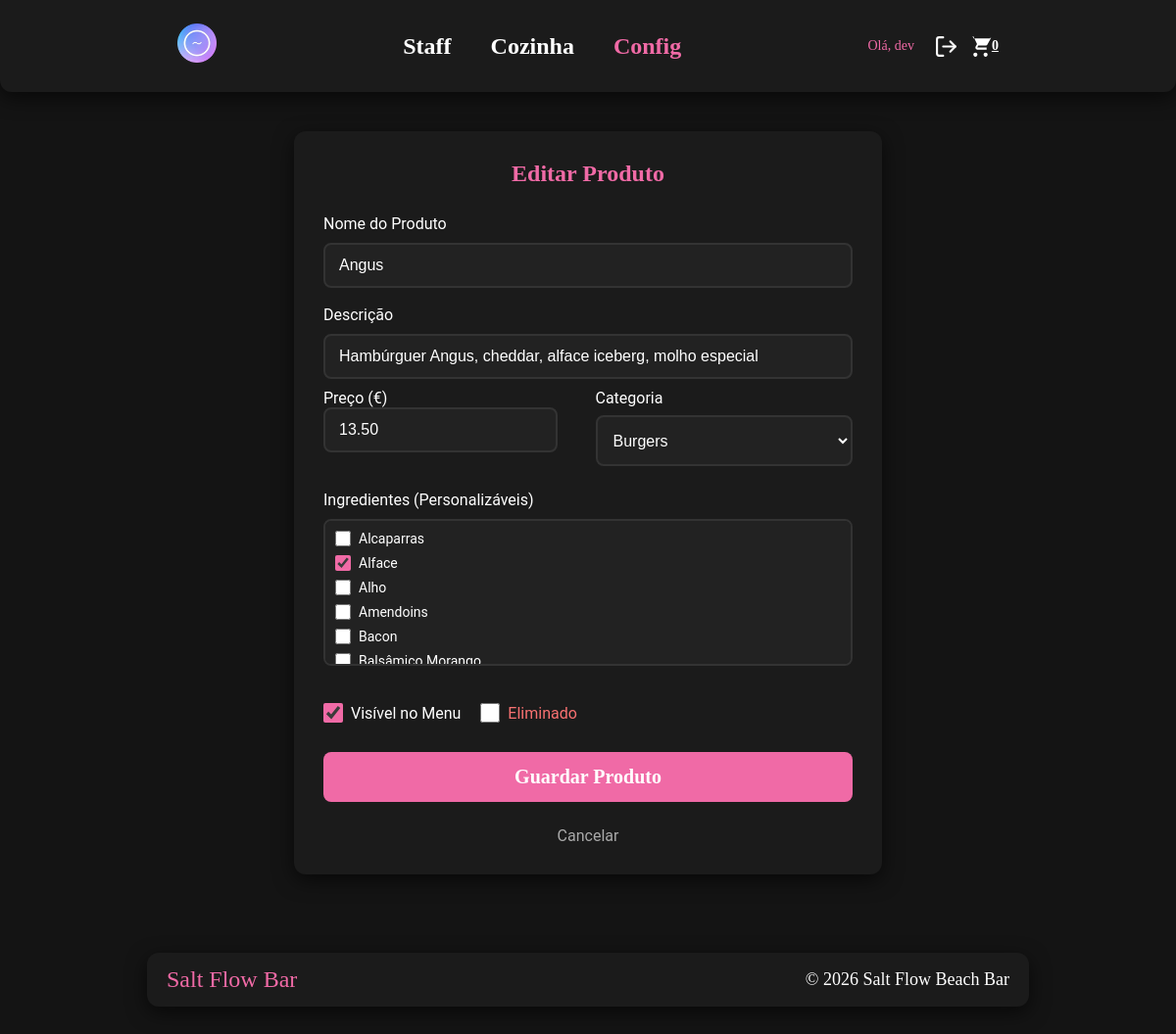
Screenshot of /product_form.php?id=5 (signed in) with the database file from the repository.
### tables this page shows
CREATE TABLE `products` (
  `id` int(11) NOT NULL,
  `category_id` int(11) DEFAULT NULL,
  `name` varchar(100) NOT NULL,
  `description` text DEFAULT NULL,
  `price` decimal(10,2) NOT NULL,
  `is_active` tinyint(1) DEFAULT 1,
  `is_deleted` tinyint(1) DEFAULT 0
);

CREATE TABLE `categories` (
  `id` int(11) NOT NULL,
  `name` varchar(50) NOT NULL,
  `slug` varchar(50) NOT NULL
);

CREATE TABLE `ingredients` (
  `id` int(11) NOT NULL,
  `name` varchar(50) NOT NULL,
  `is_deleted` tinyint(1) DEFAULT 0
);

### product_form.php (the view, shortened to what this page needs)
<?php
require 'db_connect.php';
$id = $_GET['id'] ?? null;
$product = [
    'name' => '', 'description' => '', 'price' => '', 'category_id' => '',
    'is_active' => 1, 'is_deleted' => 0
];
$product_ings = [];
$title = "Novo Produto";
if ($id) {
    $stmt = $pdo->prepare("SELECT * FROM products WHERE id = ?");
    $stmt->execute([$id]);
    $product = $stmt->fetch(PDO::FETCH_ASSOC);
    $title = "Editar Produto";
    $stmt = $pdo->prepare("SELECT ingredient_id FROM product_ingredients WHERE product_id = ?");
    $stmt->execute([$id]);
    $product_ings = $stmt->fetchAll(PDO::FETCH_COLUMN);
}
$categories = $pdo->query("SELECT * FROM categories")->fetchAll();
$all_ingredients = $pdo->query("SELECT * FROM ingredients WHERE is_deleted = 0 ORDER BY name")->fetchAll();
?>
<!DOCTYPE html>
<html lang="pt">
<head>
    <link rel="stylesheet" href="style.css">
</head>
<body>
    <?php require 'header.php'; ?>
    <div class="login-container" style="margin-top: 40px; max-width: 600px;">
        <h2><?= $title ?></h2>
        <form method="post">
            <label>Nome do Produto</label>
            <input type="text" name="name" value="<?= htmlspecialchars($product['name']) ?>" required>
            <label>Descrição</label>
            <input type="text" name="description" value="<?= htmlspecialchars($product['description']) ?>">
            <div style="display:flex; gap:15px;">
                <div style="flex:1;">
                    <label>Preço (€)</label>
                    <input type="number" step="0.01" name="price" value="<?= htmlspecialchars($product['price']) ?>" required>
                </div>
                <div style="flex:1;">
                    <label>Categoria</label>
                    <select name="category_id" style="width: 100%; padding: 12px; background: #222; color: white; border: 2px solid #333; border-radius: 8px; font-size: 16px; height: 52px; margin-top: 8px;">
                        <?php foreach($categories as $c): ?>
                            <option value="<?= $c['id'] ?>" <?= $product['category_id'] == $c['id'] ? 'selected' : '' ?>><?= htmlspecialchars($c['name']) ?></option>
                        <?php endforeach; ?>
                    </select>
                </div>
            </div>
            <label style="margin-top: 15px;">Ingredientes (Personalizáveis)</label>
            <div style="max-height: 150px; overflow-y: auto; background: #222; padding: 10px; border-radius: 8px; border: 2px solid #333;">
                <?php foreach($all_ingredients as $ing): ?>
                    <div style="margin-bottom: 5px;">
                        <label style="display:inline-flex; align-items:center; gap:8px; font-size:14px; margin:0;">
                            <input type="checkbox" name="ingredients[]" value="<?= $ing['id'] ?>" <?= in_array($ing['id'], $product_ings) ? 'checked' : '' ?> style="width:16px; height:16px;">
                            <?= htmlspecialchars($ing['name']) ?>
                        </label>
                    </div>
                <?php endforeach; ?>
            </div>
            <div style="margin-top: 20px; display: flex; gap: 20px;">
                <label style="display:flex; align-items:center; gap:8px; cursor:pointer;">
                    <input type="checkbox" name="is_active" id="isActive" <?= $product['is_active'] ? 'checked' : '' ?> style="width:20px; height:20px;" onchange="if(this.checked) document.getElementById('isDeleted').checked = false;">
                    Visível no Menu
                </label>
                <label style="display:flex; align-items:center; gap:8px; cursor:pointer; color:#f87171;">
                    <input type="checkbox" name="is_deleted" id="isDeleted" <?= $product['is_deleted'] ? 'checked' : '' ?> style="width:20px; height:20px;" onchange="if(this.checked) document.getElementById('isActive').checked = false;">
                    Eliminado
                </label>
            </div>
            <button type="submit" style="margin-top: 20px;">Guardar Produto</button>
            <a href="<?= $_SESSION['role'] === 'admin' ? 'admin_products.php' : 'configurador.php' ?>" style="display:block; text-align:center; margin-top:15px; color:#aaa; text-decoration:none;">Cancelar</a>
        </form>
    </div>
    <?php include 'footer.php'; ?>

### style.css (style rules this page uses)
* { padding: 0; margin: 0; color: #fff; box-sizing: border-box; }
body { background: #141414; color: white; margin: 0; font-family: "Roboto", sans-serif; -webkit-font-smoothing: antialiased; -moz-osx-font-smoothing: grayscale; text-rendering: optimizeLegibility; }
.login-container { max-width: 400px; margin: 80px auto; padding: 30px; background: #1b1b1b; border-radius: 12px; box-shadow: 0 6px 20px rgba(0, 0, 0, 0.6); color: white; }
.login-container h2 { font-family: 'Permanent Marker', cursive; color: #f06aa6; margin-bottom: 20px; text-align: center; }
.login-container form { display: flex; flex-direction: column; gap: 10px; }
.login-container label { font-size: 16px; margin-top: 8px; }
.login-container input { padding: 12px 14px; border: 2px solid #333; background: #222; color: white; border-radius: 8px; font-size: 16px; transition: border-color 0.2s; -webkit-appearance: none; appearance: none; -webkit-tap-highlight-color: transparent; }
.login-container input[type="checkbox"] { -webkit-appearance: auto; appearance: auto; accent-color: #f06aa6; }
.login-container button { background-color: #f06aa6; color: white; border: none; padding: 14px; border-radius: 8px; margin-top: 20px; font-size: 20px; font-weight: 700; font-family: 'Amatic SC', cursive; cursor: pointer; transition: background-color 0.3s ease, transform 0.1s; min-height: 48px; -webkit-tap-highlight-color: transparent; touch-action: manipulation; }

### rows the page displays
products: name "Angus", description "Hambúrguer Angus, cheddar, alface iceberg, molho especial", price "13.50", category_id "Burgers", is_active "☑"
ingredients: name "Alcaparras"
ingredients: id "☑", name "Alface"
ingredients: name "Alho"
ingredients: name "Amendoins"
ingredients: name "Bacon"
ingredients: name "Balsâmico Morango"

### other values shown
$_SESSION['username'] "dev"
$title "Editar Produto"
